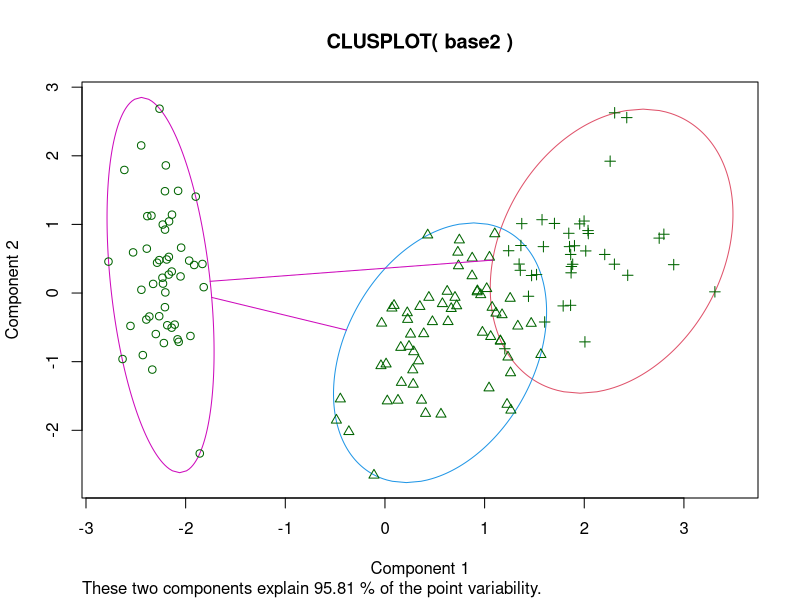
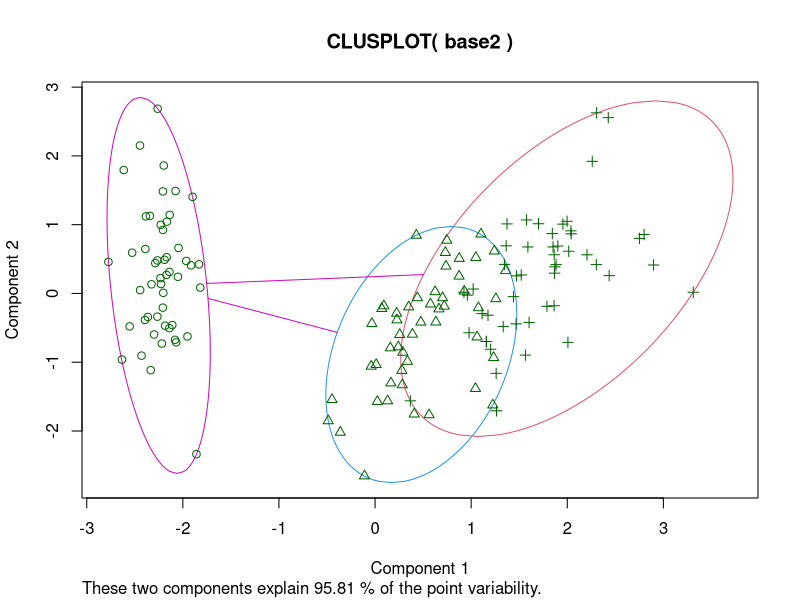
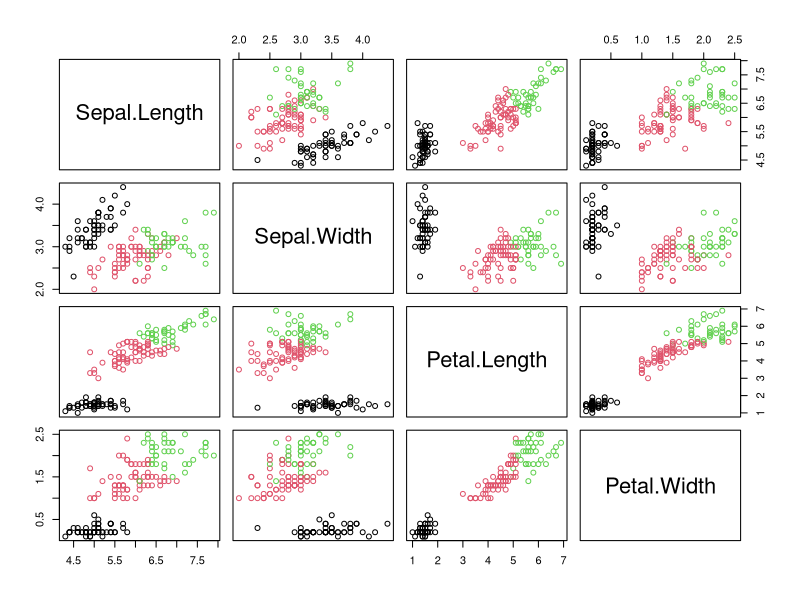
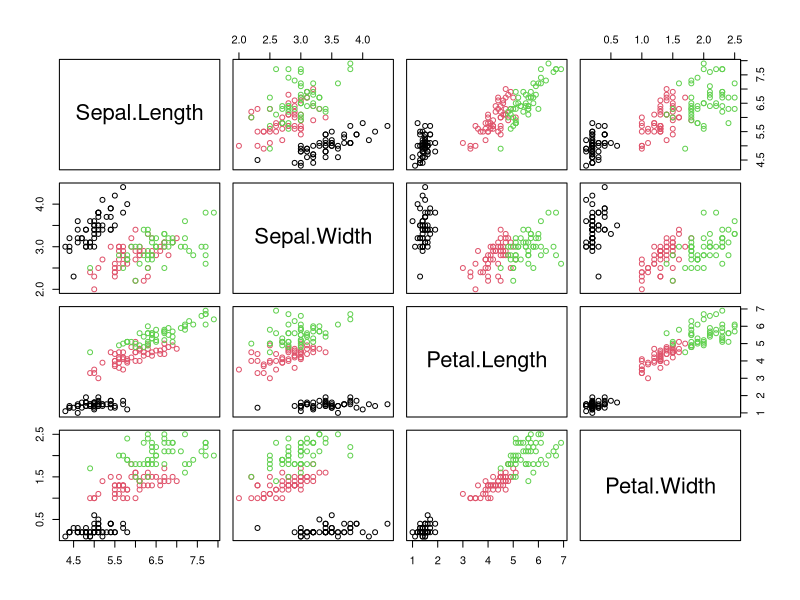
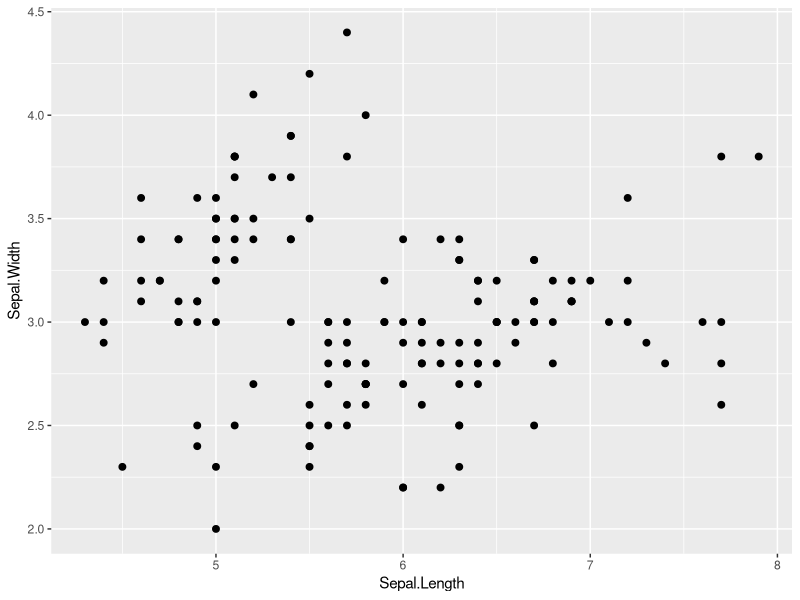
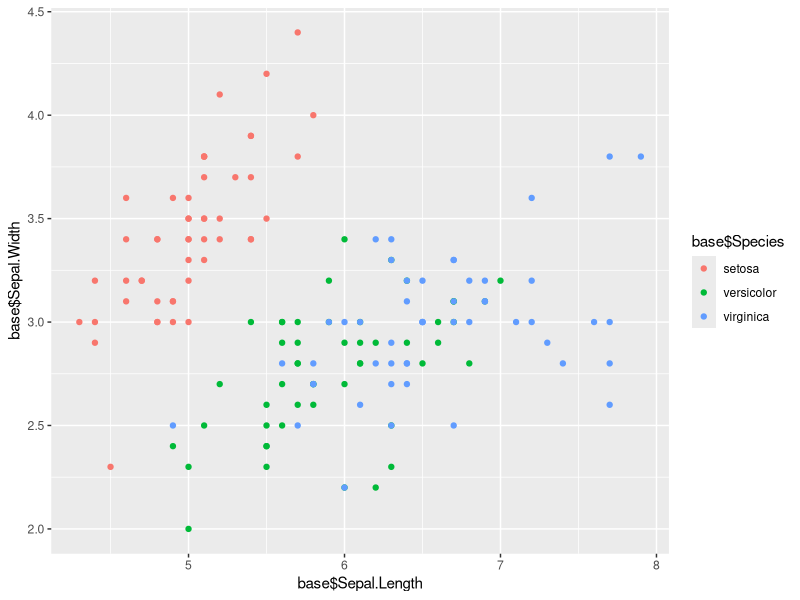
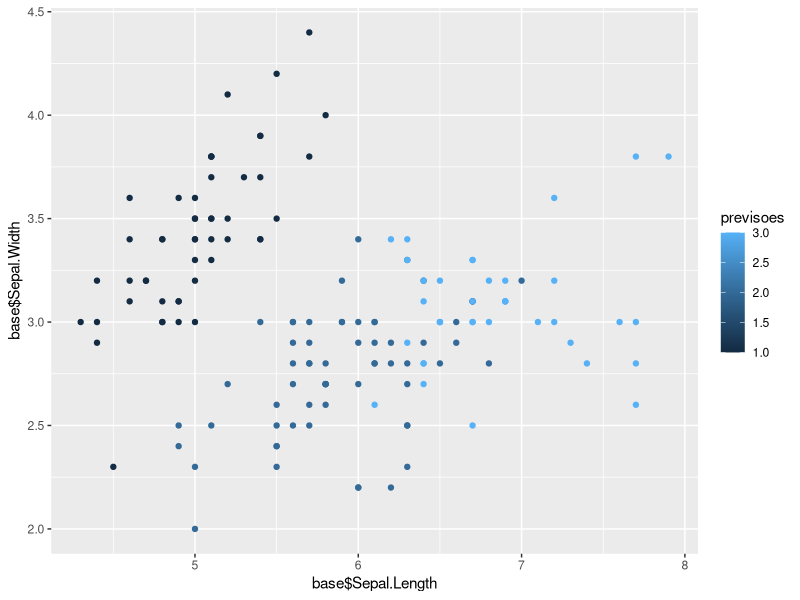

Write R code to recreate these figures, in order.
base = iris

base2= base[1:4]

library(cluster)
library(ggplot2)

test<-pam(base2, 3, metric = "euclidean", stand = FALSE)

previsoes = test$clustering

table(base$Species,previsoes)

clusplot(base2, previsoes, color = TRUE)

clusplot(base2, base$Species, color = TRUE)

plot(base2, col=previsoes)

plot(base2, col=base$Species)

ggplot(base2, aes(x=Sepal.Length, y=Sepal.Width))+geom_point(size=2)

ggplot()+ geom_point(aes(x= base$Sepal.Length, y= base$Sepal.Width, color = base$Species))

ggplot()+ geom_point(aes(x= base$Sepal.Length, y= base$Sepal.Width, color = previsoes))



